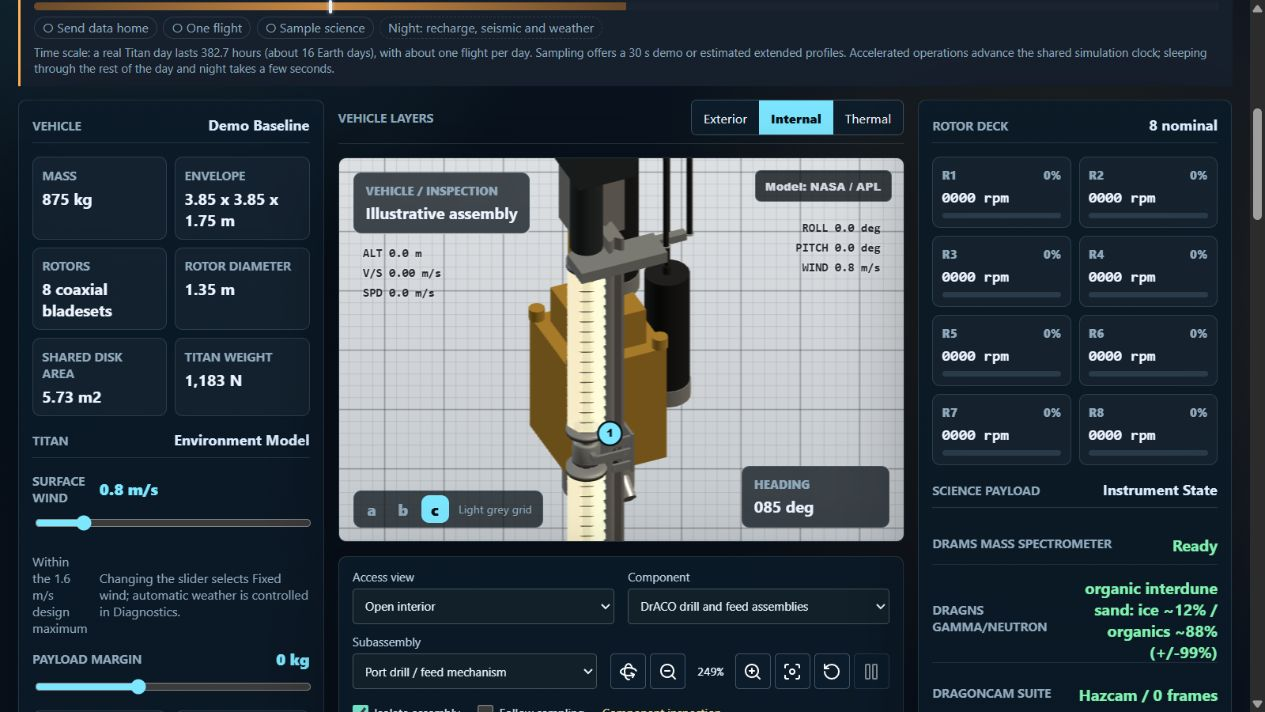
#> input picture research/drill-carriage-2026-10-27/carriage-detail.png, 1265 x 712 px, given in place of draco-ams2024-213.jpg, which was not available
$ python comparison.py
#> lines starting #> are read from the running program, lines starting #| are printed output that depends on the picture; pictures that were not available may be replaced by others from this repository, and a replacement may not be noted
"""Crops of credited source pages and the actual browser capture; no synthesis."""
from pathlib import Path
from PIL import Image, ImageOps, ImageDraw, ImageFont
base=Path(__file__).resolve().parent
font=ImageFont.truetype('C:/Windows/Fonts/arial.ttf',21)
small=ImageFont.truetype('C:/Windows/Fonts/arial.ttf',17)
panels=[
 ('REAL / ETU SPHERICAL JOINT',base/'../sources/draco-ams2024/draco-ams2024-213.jpg',(190,180,720,590)),
 ('CAD / EM1 ROLLER ARRANGEMENT',base/'../sources/draco-ams2024/draco-ams2024-217.jpg',(450,175,930,615)),
 ('SIM / ISOLATED ACTUAL MESHES',base/'isolated-carriage.png',(505,250,790,490)),
]
out=Image.new('RGB',(1320,650),'#edf1f3');draw=ImageDraw.Draw(out)
#> after `out = Image.new('RGB', (1320, 650), '#edf1f3')`:
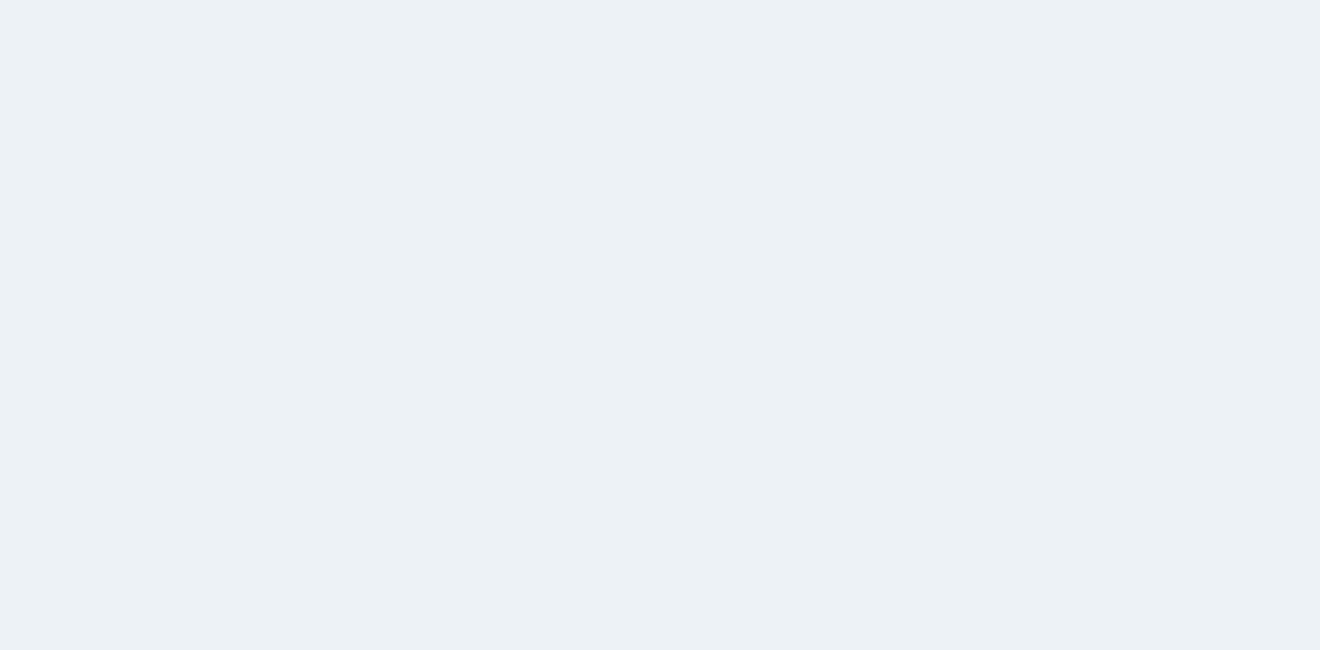
#> out: PIL image 1320x650 RGB; mean R, G, B 237, 241, 243
for i,(title,path,crop) in enumerate(panels):
 x=i*440;draw.text((x+12,20),title,font=font,fill='#152634')
 picture=ImageOps.contain(Image.open(path).convert('RGB').crop(crop),(410,490))
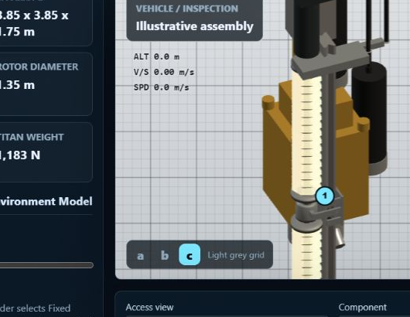
#> picture: PIL image 410x317 RGB; mean R, G, B 108.5, 113.6, 115.4
 out.paste(picture,(x+(440-picture.width)//2,65+(490-picture.height)//2))
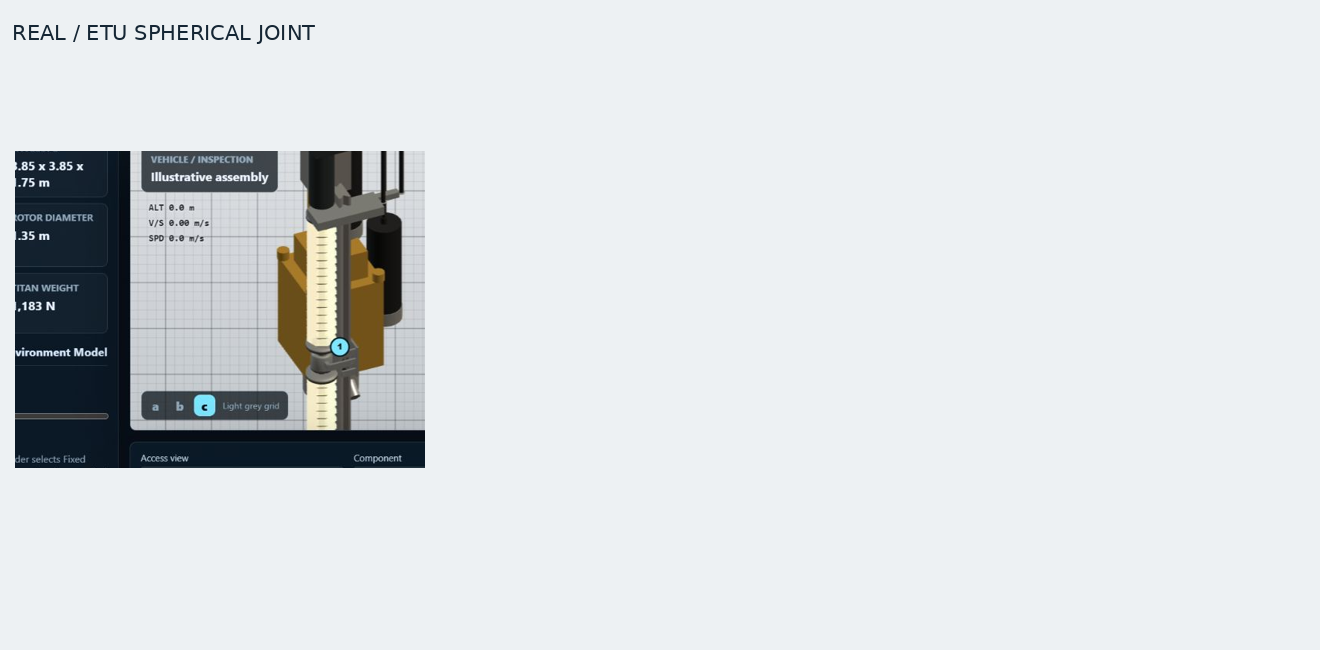
#> out: PIL image 1320x650 RGB; mean R, G, B 217.2, 221.4, 223.4
#> pass 2 of the loop `for i,(title,path,crop) in enumerate(panels):`:
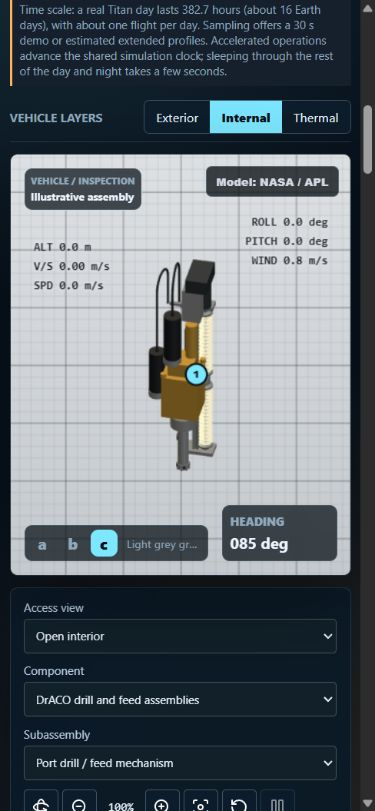
#> input picture research/drill-carriage-2026-10-27/phone-port.png, 375 x 811 px, given in place of draco-ams2024-217.jpg, which was not available
#> picture: PIL image 410x376 RGB; every value is 0
#> `out.paste(picture,(x+(440-picture.width)//2,65+(490-picture.height)//2))`:
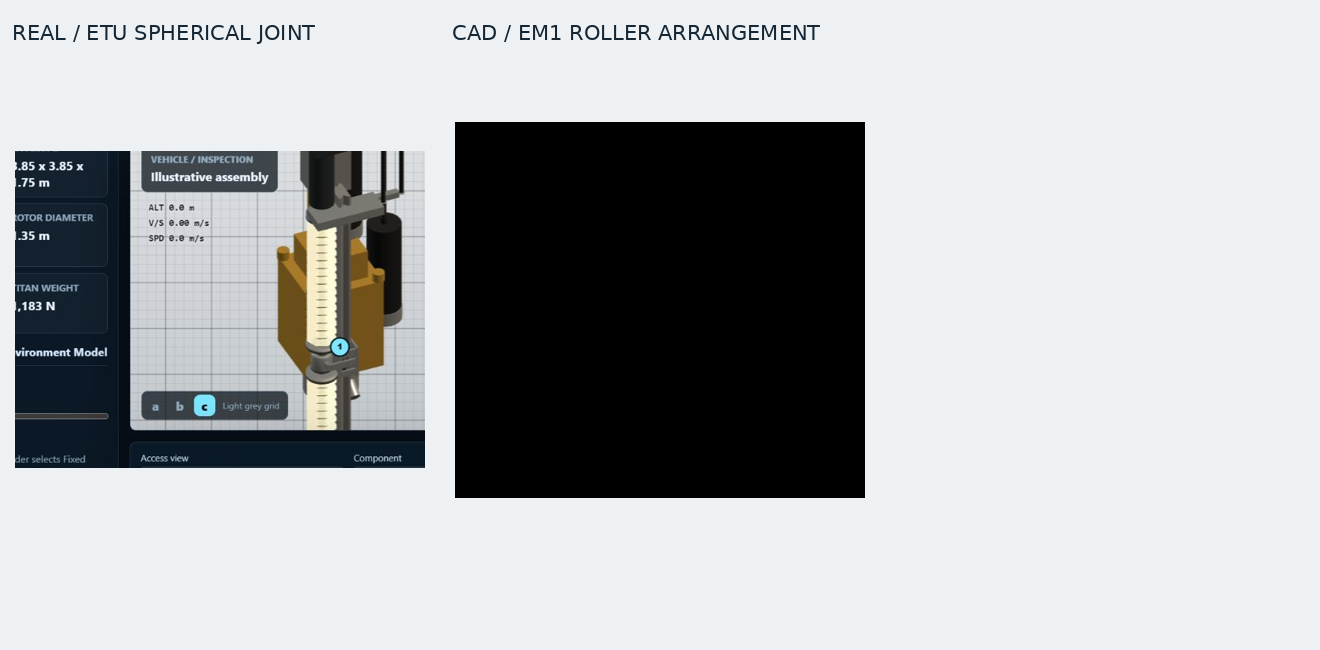
#> out: PIL image 1320x650 RGB; mean R, G, B 174.2, 177.7, 179.3
#> pass 3 of the loop `for i,(title,path,crop) in enumerate(panels):`:
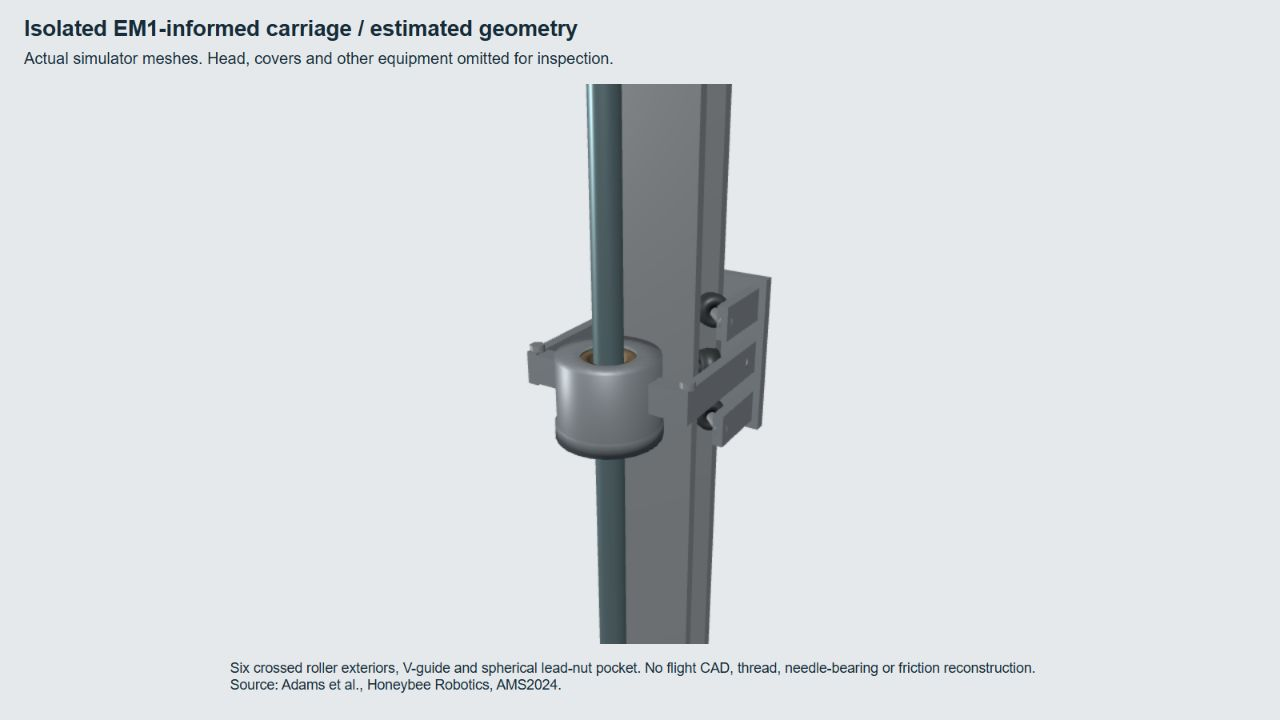
#> input picture research/drill-carriage-2026-10-27/isolated-carriage.png, 1280 x 720 px
#> `picture=ImageOps.contain(Image.open(path).convert('RGB').crop(crop),(4..`:
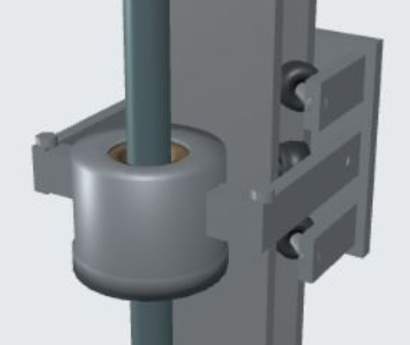
#> picture: PIL image 410x345 RGB; mean R, G, B 146.4, 151.5, 155
#> `out.paste(picture,(x+(440-picture.width)//2,65+(490-picture.height)//2))`:
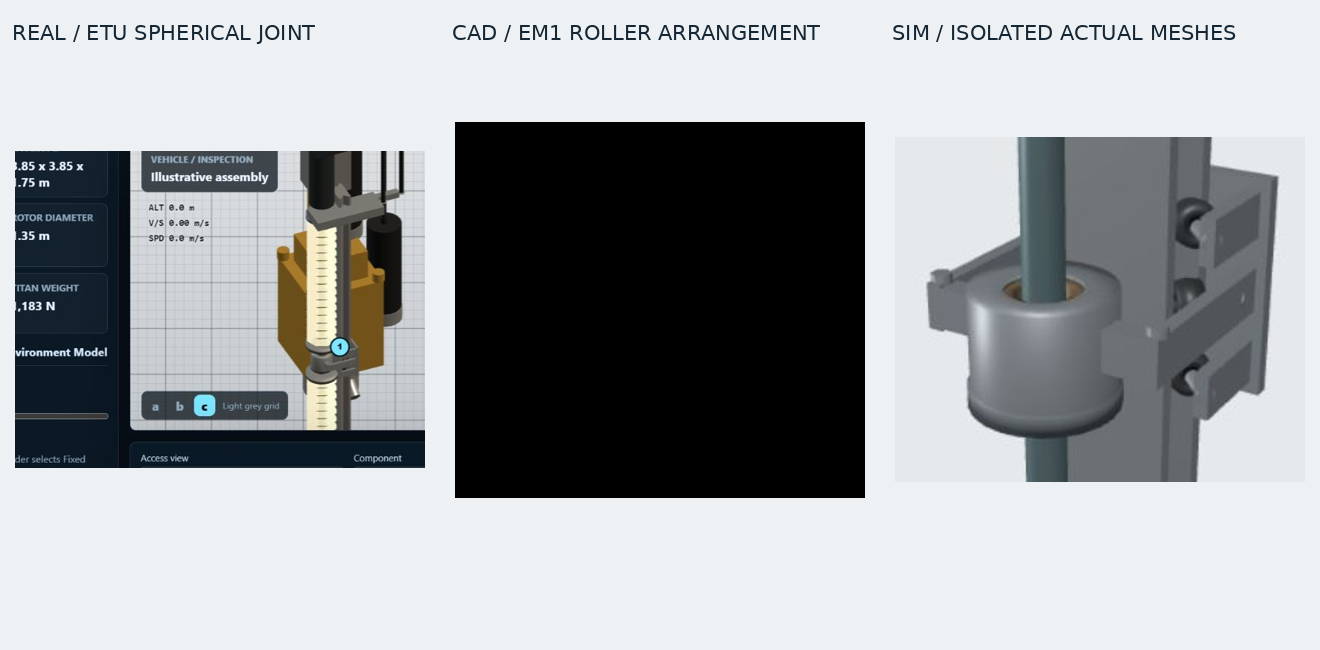
#> out: PIL image 1320x650 RGB; mean R, G, B 158.8, 162.5, 164.4
draw.text((15,585),'Sources: Adams / Dottinger / Corrigan, Honeybee Robotics, AMS2024 figs.6 and11; NASA proceedings.',font=small,fill='#253b4c')
draw.text((15,614),'Model dimensions/finish estimated. No flight CAD, needle internals, thread or joint-friction simulation.',font=small,fill='#253b4c')
out.save(base/'real-cad-model-comparison.jpg',quality=92)
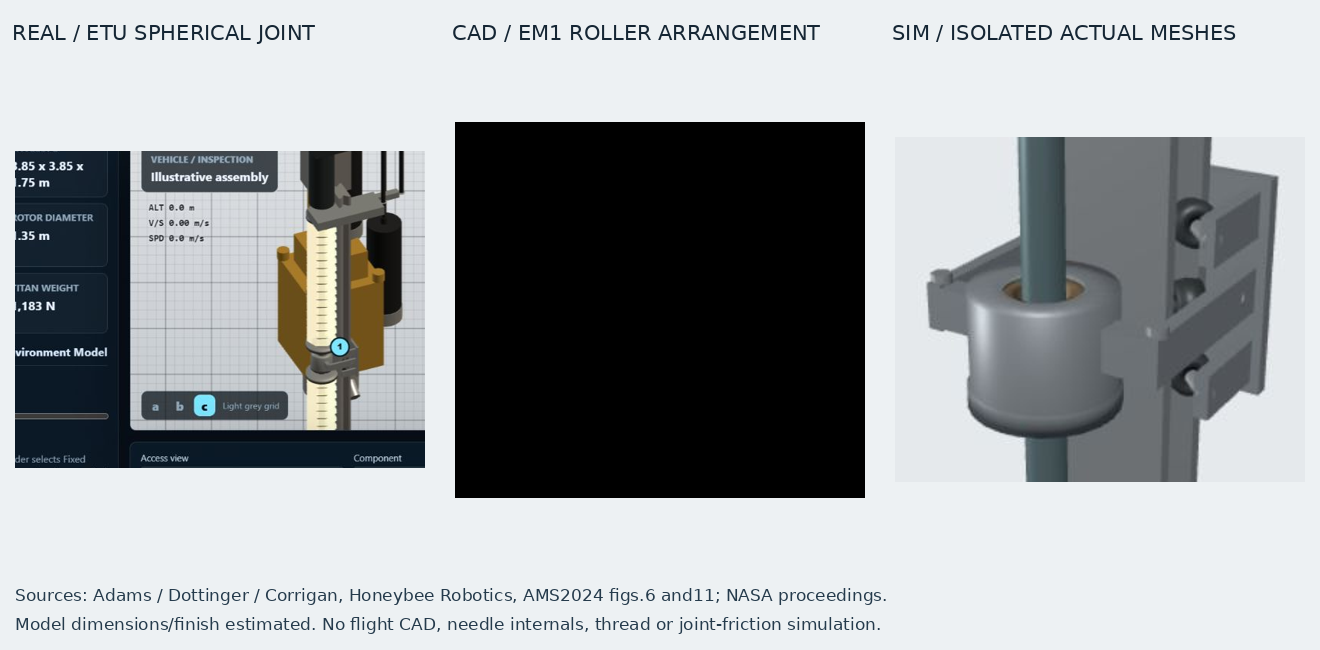
#> saved as real-cad-model-comparison.jpg: PIL image 1320x650 RGB; mean R, G, B 157.6, 161.4, 163.4
